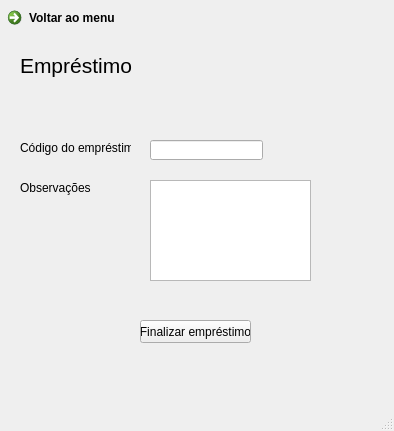
<?xml version="1.0" encoding="UTF-8"?>
<ui version="4.0">
 <class>MainWindow</class>
 <widget class="QMainWindow" name="MainWindow">
  <property name="geometry">
   <rect>
    <x>0</x>
    <y>0</y>
    <width>394</width>
    <height>431</height>
   </rect>
  </property>
  <property name="windowTitle">
   <string>Biblioteca</string>
  </property>
  <widget class="QWidget" name="centralwidget">
   <widget class="QPushButton" name="pushButton">
    <property name="geometry">
     <rect>
      <x>140</x>
      <y>320</y>
      <width>111</width>
      <height>23</height>
     </rect>
    </property>
    <property name="text">
     <string>Finalizar empréstimo</string>
    </property>
   </widget>
   <widget class="QLabel" name="label_14">
    <property name="geometry">
     <rect>
      <x>20</x>
      <y>50</y>
      <width>181</width>
      <height>31</height>
     </rect>
    </property>
    <property name="font">
     <font>
      <pointsize>16</pointsize>
     </font>
    </property>
    <property name="text">
     <string>Empréstimo</string>
    </property>
   </widget>
   <widget class="QLineEdit" name="lineEdit">
    <property name="geometry">
     <rect>
      <x>150</x>
      <y>140</y>
      <width>113</width>
      <height>20</height>
     </rect>
    </property>
   </widget>
   <widget class="QLabel" name="label">
    <property name="geometry">
     <rect>
      <x>20</x>
      <y>140</y>
      <width>111</width>
      <height>16</height>
     </rect>
    </property>
    <property name="text">
     <string>Código do empréstimo</string>
    </property>
   </widget>
   <widget class="QLabel" name="label_6">
    <property name="geometry">
     <rect>
      <x>20</x>
      <y>180</y>
      <width>81</width>
      <height>16</height>
     </rect>
    </property>
    <property name="text">
     <string>Observações</string>
    </property>
   </widget>
   <widget class="QTextEdit" name="textEdit">
    <property name="geometry">
     <rect>
      <x>150</x>
      <y>180</y>
      <width>161</width>
      <height>101</height>
     </rect>
    </property>
   </widget>
   <widget class="QCommandLinkButton" name="commandLinkButton_2">
    <property name="geometry">
     <rect>
      <x>0</x>
      <y>0</y>
      <width>185</width>
      <height>41</height>
     </rect>
    </property>
    <property name="text">
     <string>Voltar ao menu</string>
    </property>
    <property name="icon">
     <iconset>
      <normaloff>../seta.png</normaloff>../seta.png</iconset>
    </property>
   </widget>
  </widget>
  <widget class="QStatusBar" name="statusbar"/>
 </widget>
 <resources/>
 <connections/>
</ui>
